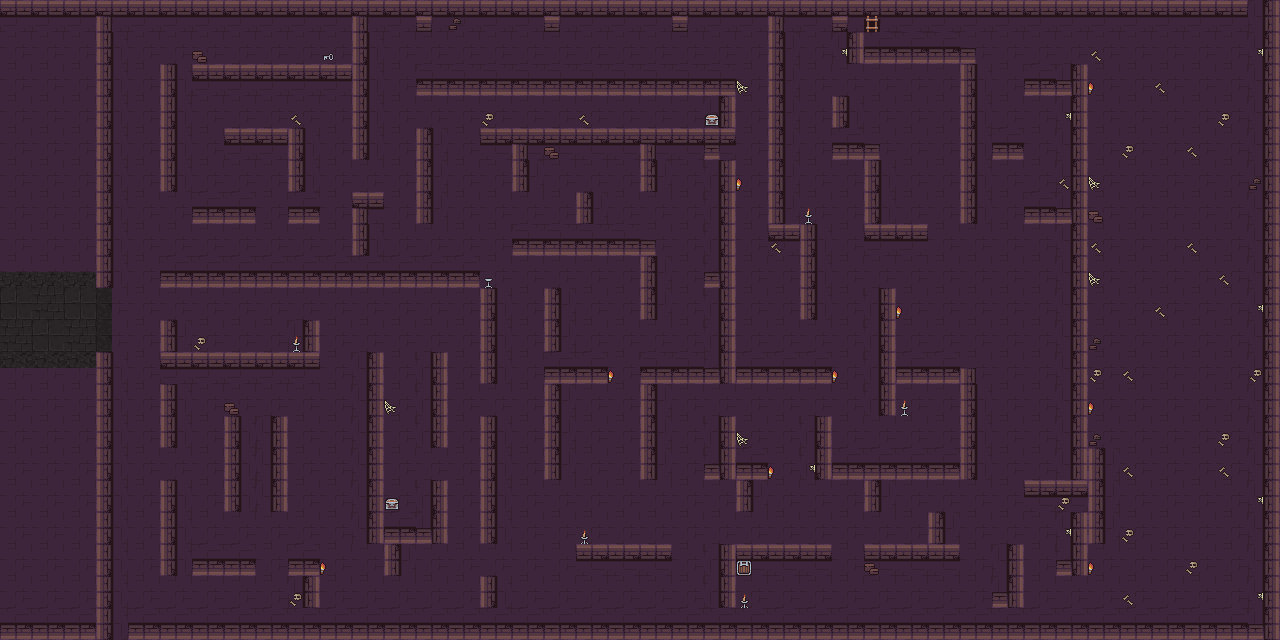

Tiled map render using the project's own tile images. Description and the map definition, with tile-layer contents summarised, below:
An orthogonal 40x20 tile map with 32x32 px tiles, 3 tile layers (Tile Layer 1, Walls, Decorative Walls), 3 tilesets.

<map version="1.10" tiledversion="1.10.2" orientation="orthogonal" renderorder="right-down" width="40" height="20" tilewidth="32" tileheight="32" infinite="0" nextlayerid="4" nextobjectid="1">
 <tileset firstgid="1" source="dungeon/Dungeon_Tileset.tsx" />
 <tileset firstgid="26" source="dungeon/Dungeon_Tileset - 16x16.tsx" />
 <tileset firstgid="126" source="catacombs/Catacombs - main.tsx" />
 <layer id="1" name="Tile Layer 1" width="40" height="20">
  <data>[800 cells, 800 non-empty, 2 distinct tile ids]</data>
 </layer>
 <layer id="2" name="Walls" width="40" height="20">
  <data>[800 cells, 324 non-empty, 1 distinct tile ids]</data>
 </layer>
 <layer id="3" name="Decorative Walls" width="40" height="20">
  <data>[800 cells, 104 non-empty, 21 distinct tile ids]</data>
 </layer>
</map>
